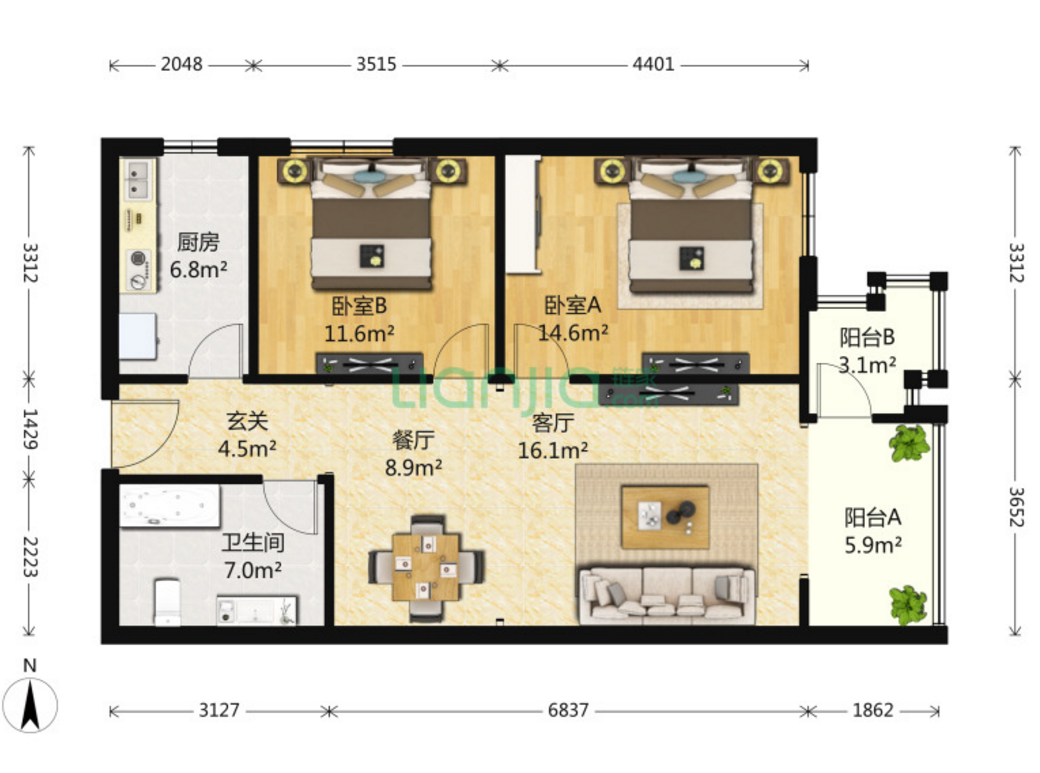
#> input picture AutoLayout/test/保利金泉.png, 1040 x 773 px
$ python -i main_o1.py   (imports and definitions only)
#> lines starting #> are read from the running program, lines starting #| are printed output that depends on the picture
### AutoLayout/main_bedroom/settings.py
from AutoLayout.settings import *

MAINBED_MAX_LEN = 5500
MAINBED_MIN_LEN = 2800

# 躺椅相关
MAINBED_RECLINERS_THRE_DIS = 4000
MAINBED_RECLINERS_THRE_AREA = 4000*4000#只有大于等于4000*4000的房子才能放置躺椅
MAINBED_RECLINERS_DIS_BED = 300     # 床椅距离
MAINBED_RECLINERS_FAR_DIS = 600     # 椅跟床偏置距离

MAINBED_BED_LEN = 2100
MAINBED_BED_WIDTH = (1500, 1800)

#
RANGE_LEN =(max(MAINBED_BED_WIDTH)+min(BEDSIDE_NIGHTTABLE_WIDTH),
            min(MAINBED_BED_WIDTH)+min(BEDSIDE_NIGHTTABLE_WIDTH))

# 床，床头柜，躺椅组合
MAINBED_BED_RECLINERS_LEN_DIFF = 0
MAINBED_COMBINED_BED_RECLINERS_LEN = MAINBED_BED_LEN + MAINBED_BED_RECLINERS_LEN_DIFF # 躺椅在床的方向上多出 0 mm
MAINBED_COMBINED_BED_RECLINERS_WIDTH = []
MAINBED_COMBINED_BED_RECLINERS_BEDSIZE = []
MAINBED_COMBINED_BED_RECLINERS_TABLESIZE = []
MAINBED_COMBINED_BED_NO_RECLINERS_LEN = MAINBED_BED_LEN
MAINBED_COMBINED_BED_NO_RECLINERS_WIDTH = []
MAINBED_COMBINED_BED_NO_RECLINERS_BEDSIZE = []
MAINBED_COMBINED_BED_NO_RECLINERS_TABLESIZE = []

# 躺椅距离床边 300 mm
for b in MAINBED_BED_WIDTH:
    for bt in BEDSIDE_NIGHTTABLE_WIDTH:
        MAINBED_COMBINED_BED_RECLINERS_WIDTH.append(b + bt + \
                    MAINBED_RECLINERS_DIS_BED + RECLINERS_WIDTH_LEN[0])
        MAINBED_COMBINED_BED_RECLINERS_BEDSIZE.append(b)
        MAINBED_COMBINED_BED_RECLINERS_TABLESIZE.append(bt)

        MAINBED_COMBINED_BED_NO_RECLINERS_WIDTH.append(b+bt+bt)
        MAINBED_COMBINED_BED_NO_RECLINERS_BEDSIZE.append(b)
        MAINBED_COMBINED_BED_NO_RECLINERS_TABLESIZE.append(bt)

# 床尾过道最小距离
MAINBED_BED_END_THRE_DIS = 500

### AutoLayout/unknow/main_o1.py
# —*— coding: utf-8 _*_
__author__ = 'zhuc-jxh'
from lxml import etree
from pylab import mpl
from sympy.geometry import Point2D, Segment2D
import numpy as np
import csv
import os

mpl.rcParams['font.sans-serif'] = ['SimHei']
mpl.rcParams['axes.unicode_minus'] = False
import pandas as pd
from AutoLayout.BaseClass import House, DY_segment, DY_boundary
from AutoLayout.BaseModual import FloorPlan
from AutoLayout.DY_Line import Window, Border
from AutoLayout.CommonElement import Door, Closet, NightTable, Chair, \
    WritingDesk, Drawers, Recliner, Curtain
from AutoLayout.hard_deco.Element import Ceiling_lamp
import AutoLayout.settings

import AutoLayout.main_bedroom.Base
import AutoLayout.main_bedroom.Element as main_e
import AutoLayout.livingroom.Base
import AutoLayout.bedroom.Base
import AutoLayout.tatami_room.Base
import AutoLayout.dining_room.Base
import AutoLayout.balcony.Base
import AutoLayout.kitchen.Base
import AutoLayout.bathroom.Base
import AutoLayout.porch.Base
import AutoLayout.unknow.Base
from AutoLayout.standardfiles.model_products_data import *
import sys
sys.path.append("..")
PARENT_TAG = "parent_id"
BROTHER_TAG = "brother_id"
TAG = "tag"
ATT = 'attribute'
# [1 line that did not run here, left out]
# [1 line that did not run here, left out]
# [1 line that did not run here, left out]
FLOOR_TAG = 'Floor'
SKIRTINGLINE_TAG = 'SkirtingLine'
PLASTERLINE_TAG = 'PlasterLine'

# PRODUCT_NAME = { 'BED': '床', 'BED_SIDE': '床头柜','DRAW_CAB': '屉柜', 'CLOSET ': '衣柜',
#                       'WDESK': '写字桌','GFBED': '贵妃榻', 'LAZY_CHAIR': '休闲椅', 'CHAIR': '单椅'}
PRODUCT_NAME_MAIN_BED = (main_e.Bed, NightTable, Closet, Curtain, Chair, WritingDesk, Drawers, Recliner, Ceiling_lamp)
# PRODEUCT_CLASS = {'BED_CLASS': '床榻类', 'CLO_CLASS': '柜架类', 'STOOL_CLASS': '桌几类','DC_CLASS': '桌椅类',
#                       'SOFA_CLASS': '沙发类', }
# HEADTAG = ['空间','风格属性','产品编号','产品名称','产品类别','X','Y','产品二维图	','模型图片','模型尺寸','附属饰品']
# new dataset defined below
HEADTAG = ['风格属性', '产品编号', '产品名称', '产品类别', 'x(长)', 'y(宽)', 'z(高)',
           '产品二维图	', '模型图片', '附属饰品图片', '附属品名称', '备注']
# TODO: 其他string


# [13 lines that did not run here, left out]
# [7 lines that did not run here, left out]
region_product_name = ['主卧产品名称', '客房产品名称', '榻榻米产品名称', '客厅产品名称', '厨房产品名称', '餐厅产品名称',
               '卫生间产品名称', '过道产品名称', '阳台产品名称', '产品类别']

# [11 lines that did not run here, left out]


# [502 lines left out: functions get_functional_zone, get_boundary, get_DY_segment, add_door_win_border, set_id_and_its_brother, change_node_properties_brother_id and 6 more, not called in this run]


def run_o1_xml(input, output):
    """
    读取元一xml格式，自动布置软硬装，并存储在output中.
    返回异常e时，以防未知问题。
    """
    exception = []
    try:
        house, exception, _ = read_o1_xml_to_house(input)
        # house.draw()
        # helpers.save_house_to_xml(house, output)
        save_house_to_xml_o1(house, output)
        return exception
    except Exception as e:
        exception.append(e)
        return exception
# [8 lines left out: function main, not called in this run]
    # run_o1_xml(file1, save_xml_name)


# [3 lines not run here, left out]

>>> import cv2
>>> picture = cv2.imread('../test/保利金泉.png', cv2.IMREAD_GRAYSCALE)
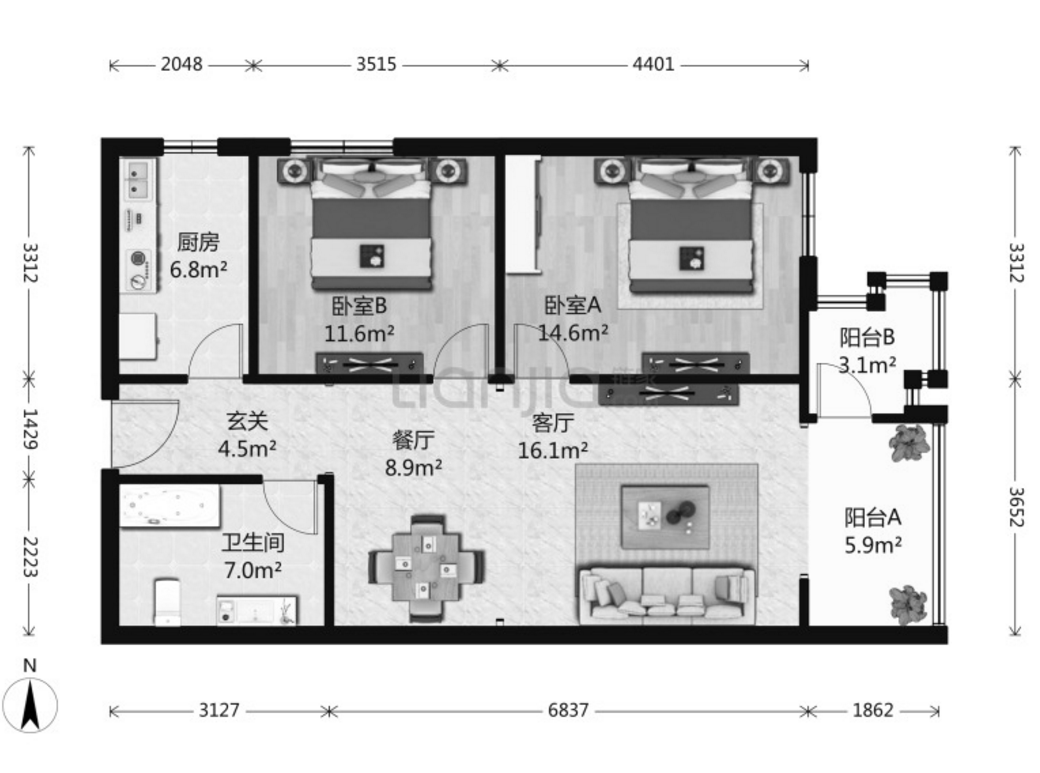
#> picture: shape (773, 1040); min 0, max 255, mean 213.1
>>> result = run_o1_xml(picture, 'out.png')
#> result = 1 item
